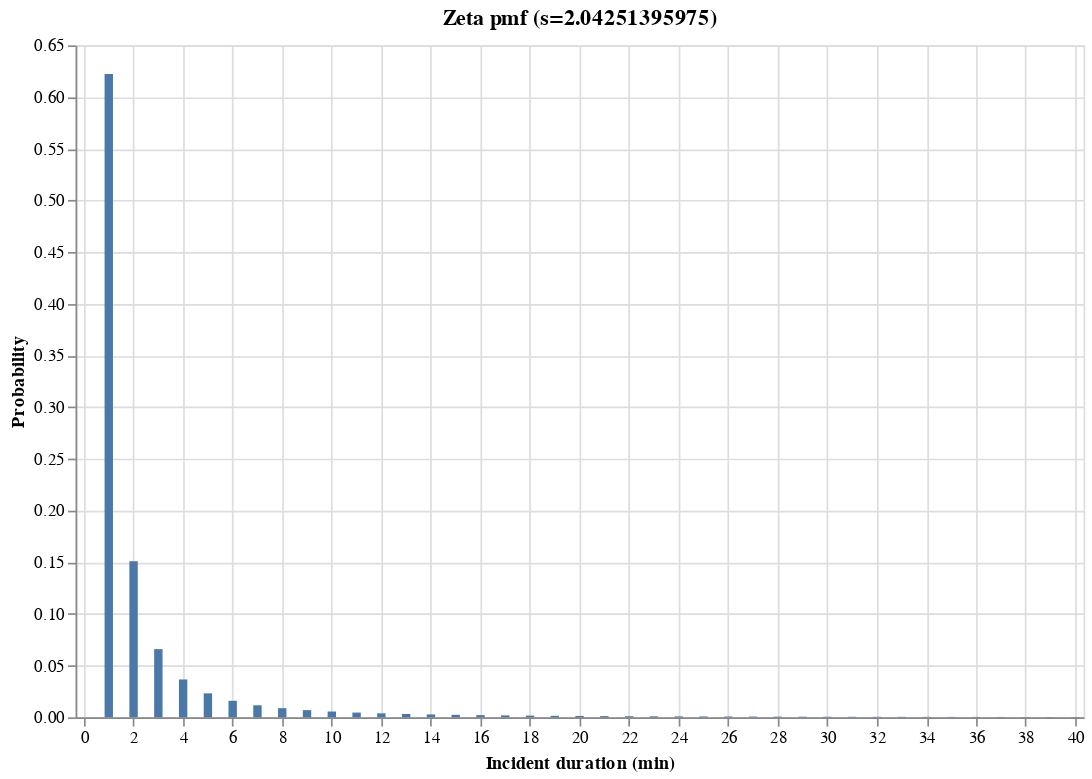

The notebook cell this image was saved under:
### Code cell
xmin = 0
xmax = 40
ymin = 0
ymax = 0.65


alt.Chart(df_pf).mark_bar().encode(
    x=alt.X('x', 
            title="Incident duration (min)", 
            scale=alt.Scale(domain=(xmin, xmax))),
    y=alt.Y('zeta', title='Probability')
).transform_filter(
    alt.FieldRangePredicate(
        field='x',
        range = [xmin, xmax]
    )
).properties(
    title='Zeta pmf (s=2.04251395975)',
    width=width,
    height=height
)

### Figure 1 — Vega-Lite specification as saved in the notebook (floating-point values rounded to 4 significant figures; data arrays with more than 128 entries replaced by an {"elided": "..."} marker saying what was removed)
{"config": {"view": {"continuousWidth": 300, "continuousHeight": 300}}, "data": {"name": "data-6d7b39a3cc66dd15e755921709e887fd"}, "mark": {"type": "bar"}, "encoding": {"x": {"field": "x", "scale": {"domain": [0, 40]}, "title": "Incident duration (min)", "type": "quantitative"}, "y": {"field": "zeta", "title": "Probability", "type": "quantitative"}}, "height": 400, "title": "Zeta pmf (s=2.04251395975)", "transform": [{"filter": {"field": "x", "range": [0, 40]}}], "width": 600, "$schema": "https://vega.github.io/schema/vega-lite/v5.20.1.json", "datasets": {"data-6d7b39a3cc66dd15e755921709e887fd": {"elided": "479 records"}}}
